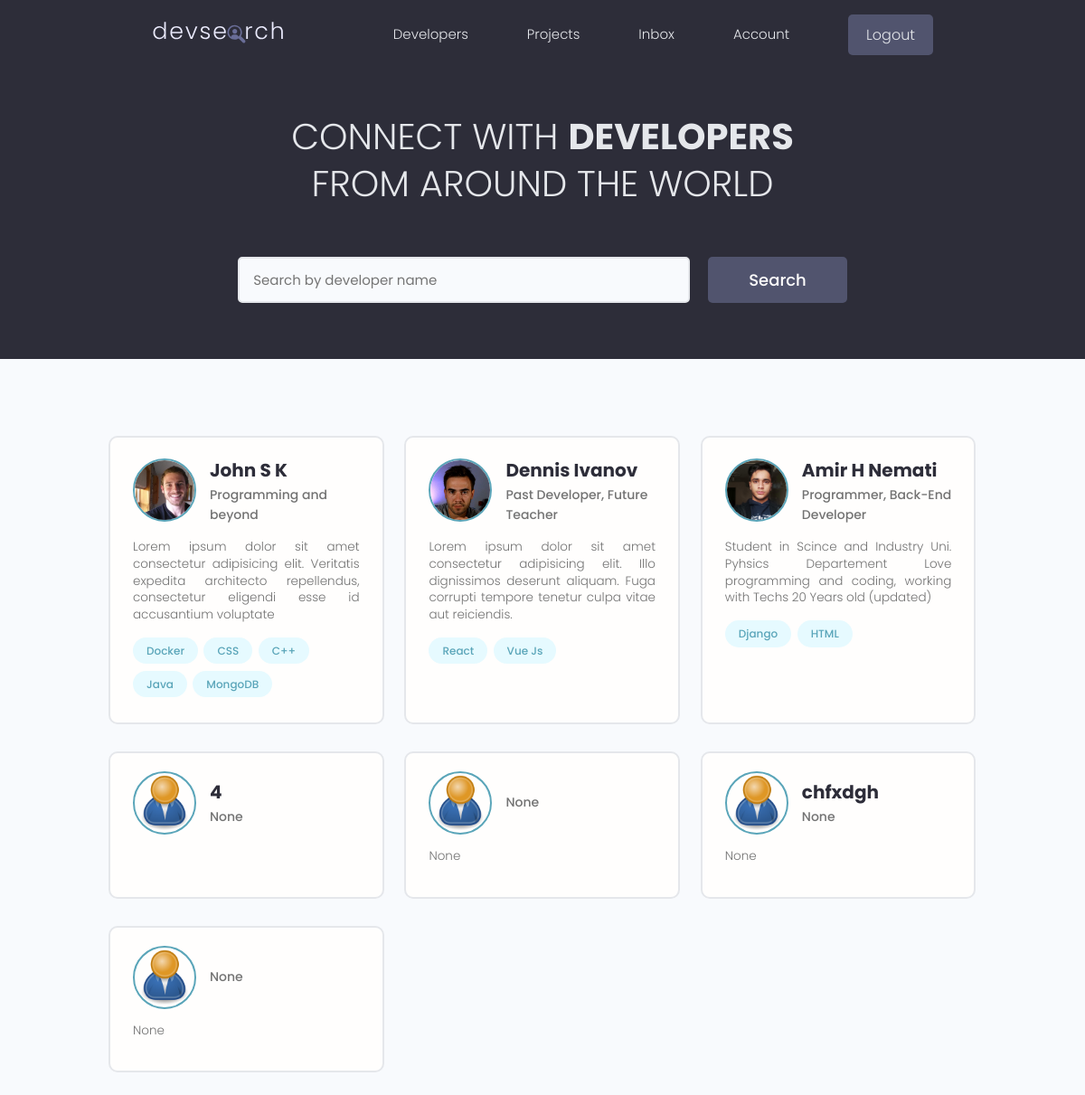
The app's page / (signed in) with its own data.
### users/models.py (models this page shows, shortened)
class Profile(models.Model):
    user = models.OneToOneField(User, on_delete=models.CASCADE, null=True, blank=True)
    name = models.CharField(max_length=200, null=True, blank=True)
    email = models.EmailField(max_length=200, blank=True, null=True)
    username = models.CharField(max_length=200, null=True, blank=True)
    location = models.CharField(max_length=200, null=True, blank=True)
    short_intro = models.CharField(max_length=200, blank=True, null=True)
    bio = models.TextField(blank=True, null=True)
    profile_image = models.ImageField(null=True, blank=True,
                                      upload_to='profiles/', default='profiles/user-default.png')
    social_github = models.CharField(max_length=200, blank=True, null=True)
    social_twitter = models.CharField(max_length=200, blank=True, null=True)
    social_linkedin = models.CharField(max_length=200, blank=True, null=True)
    social_website = models.CharField(max_length=200, blank=True, null=True)
    created = models.DateTimeField(auto_now_add=True)
    id = models.UUIDField(default=uuid.uuid4, unique=True,
                          primary_key=True, editable=False)

class Skill(models.Model):
    owner = models.ForeignKey(Profile, null=True, blank=True,
                              on_delete=models.CASCADE)
    name = models.CharField(max_length=200, null=True, blank=True)
    description = models.TextField(null=True, blank=True)
    created = models.DateTimeField(auto_now_add=True)
    id = models.UUIDField(default=uuid.uuid4, unique=True,
                          primary_key=True, editable=False)
    def __str__(self):
        return str(self.name)

### users/views.py (the view)
# urls.py: path('', views.profiles, name='profiles'),
def profiles(request):
    profiles = Profile.objects.all()
    context = {
        'profiles': profiles,
    }
    return render(request, 'users/profiles.html', context)

### users/templates/users/profiles.html (shortened to what this page needs)
{% extends 'main.html' %}
{% block content %}
<main class="home">
    <section class="hero-section text-center">
      <div class="container container--narrow">
        <div class="hero-section__box">
          <h2>CONNECT WITH <span>DEVELOPERS</span></h2>
          <h2>FROM AROUND THE WORLD</h2>
        </div>
        <div class="hero-section__search">
          <form class="form" action="#" method="get">
            <div class="form__field">
              <input class="input input--text" id="formInput#search" type="text" name="text"
                placeholder="Search by developer name" />
            </div>
            <input class="btn btn--sub btn--lg" type="submit" value="Search" />
          </form>
        </div>
      </div>
    </section>
    <section class="devlist">
      <div class="container">
        <div class="grid grid--three">
            {% for profile in profiles %}
          <div class="column card">
            <div class="dev">
              <a href="{% url 'user-profile' profile.id %}" class="card__body">
                <div class="dev__profile">
                  <img class="avatar avatar--md" src="{{profile.profile_image.url}}" alt="image" />
                  <div class="dev__meta">
                    <h3>{{profile.name}}</h3>
                    <h5>{{profile.short_intro}}</h5>
                  </div>
                </div>
                <p class="dev__info">
                    {{profile.bio|slice:"150"}}
                </p>
                <div class="dev__skills">
                    {% for skill in profile.skill_set.all|slice:"5" %}
                  <span class="tag tag--pill tag--main">
                    <small>{{skill}}</small>
                  </span>
                    {% endfor %}
                </div>
              </a>
            </div>
          </div>
          {% endfor %}
        </div>
      </div>
    </section>
  </main>
{% endblock %}

### static/styles/app.css (style rules this page uses)
:root { --color-sub: #2d2d39; }
.btn--sub { background-color: var(--color-sub-light); }
.card { border: 2px solid var(--color-light); }
img { width: 100%; }
.hero-section { height: 40vh; display: flex; align-items: center; background-color: var(--color-sub); }
.hero-section__box { margin-bottom: 4rem; }
.hero-section__box > h2, .hero-section__box > h2 > span { font-size: 4rem; color: var(--color-light); line-height: 1.3; text-transform: uppercase; }
.hero-section__box > h2 { font-weight: 300; }
.hero-section__box > h2 > span { font-weight: 700; }
.hero-section__search > .form { display: flex; align-items: center; justify-content: center; gap: 2rem; }
.hero-section__search > .form input.input--text { width: 50rem; }
.devlist { margin-top: 8rem; }
.devlist .grid { align-items: stretch; }
.devlist .dev .dev__profile { display: flex; align-items: center; gap: 1.5rem; }
.devlist .dev .dev__meta h3 { color: var(--color-sub); font-size: 2rem; font-weight: 700; }
.devlist .dev .dev__meta h5 { color: var(--color-text); font-size: 1.4rem; font-weight: 500; }
.devlist .dev .dev__info { margin: 1.5rem 0; font-size: 1.35rem; line-height: 1.4; text-align: justify; }

### static/uikit/styles/modules/_variables.css (style rules this page uses)
:root { --color-main: #5aa5b9; --color-main-light: #e6faff; --color-sub: #3f4156; --color-sub-light: #51546e; --color-sub-lighter: #ededfd; --color-text: #737373; --color-gray: #8b8b8b; --color-light: #e5e7eb; --color-light-gray: #767676; --color-bg: #f8fafd; --color-white: #fffefd; --color-white-light: #f3f3f3; --color-success: #359e64; --color-success-bg: #def8e8; --color-error: #fc4b0b; --color-error-bg: #fff2ee; --font-base: 'Poppins', arial, helvetica, 'Segoe UI', roboto, ubuntu, sans-serif; --font-monospace: 'Fira Code', 'Courier New', courier, monospace; --font-regular: 300; --font-medium: 500; --font-bold: 700; --generic-shadow: 1px 1px 5px #00000010; --generic-transition: all 0.3s ease-in-out; }

### static/uikit/styles/modules/_base.css (style rules this page uses)
* { margin: 0; padding: 0; box-sizing: border-box; text-rendering: optimizeLegibility; color: inherit; font-size: inherit; }
html { font-size: 50%; }
@media only screen and (min-width: 480px) { html { font-size: 56.25%; } }
@media only screen and (min-width: 1200px) { html { font-size: 62.5%; } }
body { line-height: 1.6; font-weight: 400; font-size: 1.5rem; color: var(--color-text); background-color: var(--color-bg); min-height: 100vh; }

### static/uikit/styles/modules/_typography.css (style rules this page uses)
* { font-family: var(--font-base); }
h2 { font-size: 3.6rem; font-weight: var(--font-bold); }
h3 { font-size: 3.2rem; font-weight: var(--font-medium); }
h5 { font-size: 2.4rem; font-weight: var(--font-medium); }
h5, h6 { font-weight: var(--font-regular); }
p, span, strong { font-size: 1.6rem; color: var(--color-text); font-weight: var(--font-regular); }
a { padding-bottom: 2px; text-decoration: none; display: inline-block; color: var(--color-main); font-weight: var(--font-medium); }

### static/uikit/styles/modules/_utilities.css (style rules this page uses)
.container { width: 92%; max-width: 165rem; margin: 0 auto; box-sizing: border-box; }
.container--narrow { width: 92%; max-width: 120rem; }
@media screen and (min-width: 1000px) { .container { width: 90%; } }
@media screen and (min-width: 1000px) { .container--narrow { width: 85%; } }
@media screen and (min-width: 1200px) { .container { width: 80%; } }
@media screen and (min-width: 1200px) { .container--narrow { width: 72%; } }
.text-center { text-align: center; }

### static/uikit/styles/modules/_avatar.css (style rules this page uses)
.avatar { border-radius: 50%; border: 2px solid var(--color-main); object-fit: cover; }
.avatar--md { height: 7rem; width: 7rem; }

### static/uikit/styles/modules/_button.css (style rules this page uses)
.btn { display: inline-block; position: relative; cursor: pointer; background-color: var(--color-light); font-weight: var(--font-medium); color: var(--color-sub); text-decoration: none; padding: 1rem 2rem; border-radius: 0.5rem; border: none; width: -webkit-fit-content; width: -moz-fit-content; width: fit-content; height: -webkit-fit-content; height: -moz-fit-content; height: fit-content; font-size: 1.6rem; outline-width: 0; outline-color: transparent; -webkit-backface-visibility: hidden; backface-visibility: hidden; transition: all 0.3s ease-in-out; }
.btn--sub { background-color: var(--color-sub); color: var(--color-white); }
.btn--lg { font-size: 1.8rem; padding: 1.2rem 4.5rem; }

### static/uikit/styles/modules/_card.css (style rules this page uses)
.card { border-radius: 1rem; background-color: var(--color-white); border: 1.5px solid var(--color-light); width: auto; height: auto; margin-top: 0.5rem; margin-bottom: 0.5rem; overflow: hidden; }
.card__body, .card__header { padding: 2rem 2.5rem; }

### records on screen
Profile: profile_image (picture), name "John S K", short_intro "Programming and beyond", bio "Lorem ipsum dolor sit amet consectetur adipisicing elit. Veritatis expedita architecto repellendus, consectetur eligendi esse id accusantium voluptate"
Skill: name "Docker"
Skill: name "CSS"
Skill: name "C++"
Skill: name "Java"
Skill: name "MongoDB"
Profile: profile_image (picture), name "Dennis Ivanov", short_intro "Past Developer, Future Teacher", bio "Lorem ipsum dolor sit amet consectetur adipisicing elit. Illo dignissimos deserunt aliquam. Fuga corrupti tempore tenetur culpa vitae aut reiciendis."
Skill: name "React"
Skill: name "Vue Js"
Profile: profile_image (picture), name "Amir H Nemati", short_intro "Programmer, Back-End Developer", bio "Student in Scince and Industry Uni. Pyhsics Departement Love programming and coding, working with Techs 20 Years old (updated)"
Skill: name "Django"
Skill: name "HTML"
Profile: profile_image (placeholder picture), name "4", short_intro "None"
Profile: profile_image (placeholder picture), short_intro "None", bio "None"
Profile: profile_image (placeholder picture), name "chfxdgh", short_intro "None", bio "None"
Profile: profile_image (placeholder picture), short_intro "None", bio "None"
